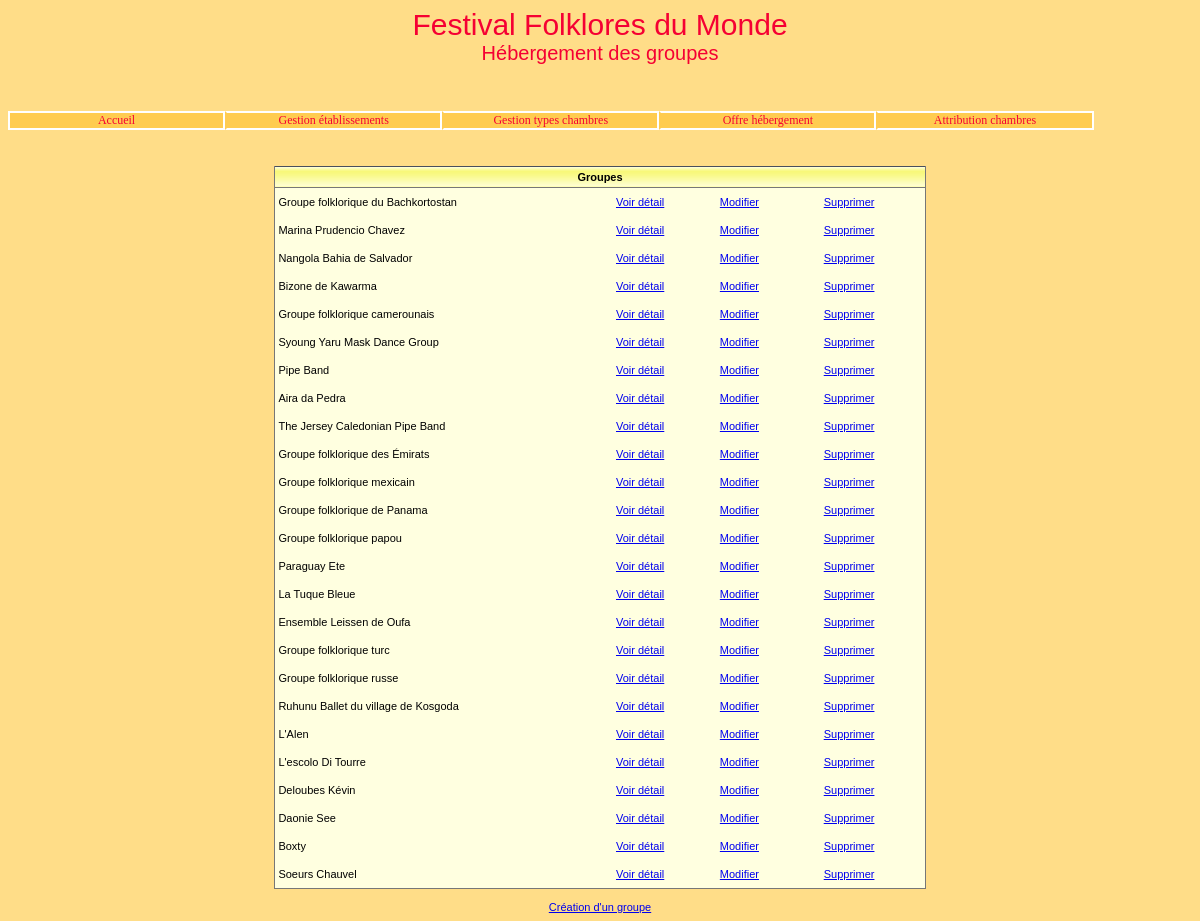
Page /cGestionGroupes.php on the committed database.
### tables this page shows
create table Groupe
(id char(4) not null, 
nom varchar(40) not null, 
identiteResponsable varchar(40) default null,
adressePostale varchar(120) default null,
nombrePersonnes integer not null, 
nomPays varchar(40) not null, 
hebergement char(1) not null,
constraint pk_Groupe primary key(id));

### gestionDonnees/_gestionBaseFonctionsCommunes.inc.php (called while the page is built, shortened)
<?php
function obtenirIdNomGroupesAHeberger($connexion) {
    $req = "SELECT id, nom FROM Groupe WHERE hebergement='O' ORDER BY id";
    $stmt = $connexion->prepare($req);
    $stmt->execute();
    return $stmt;
}
function existeAttributionsEtab($connexion, $id) {
    $req = "SELECT COUNT(*) FROM Attribution WHERE idEtab=?";
    $stmt = $connexion->prepare($req);
    $stmt->execute(array($id));
    return $stmt->fetchColumn();
}

### vues/GestionGroupes/vObtenirGroupe.php (the view, shortened to what this page needs)
<?php
include("_debut.inc.php");
echo "
<br>
<table width='55%' cellspacing='0' cellpadding='0' class='tabNonQuadrille'>
   <tr class='enTeteTabNonQuad'>
      <td colspan='4'><strong>Groupes</strong></td>
   </tr>";
$rsEtab = obtenirIdNomGroupesAHeberger($connexion);
while ($lgEtab = $rsEtab->fetch(PDO::FETCH_ASSOC)) {
    $id = $lgEtab['id'];
    $nom = $lgEtab['nom'];
    echo "
		<tr class='ligneTabNonQuad'>
         <td width='52%'>$nom</td>
         <td width='16%' align='center'>
         <a href='cGestionGroupes.php?action=detailGroupe&id=$id'>
         Voir détail</a></td>
         <td width='16%' align='center'>
         <a href='cGestionGroupes.php?action=demanderModifierGroupe&id=$id'>
         Modifier</a></td>";
    if (!existeAttributionsEtab($connexion, $id)) {
        echo "
            <td width='16%' align='center'>
            <a href='cGestionGroupes.php?action=demanderSupprimerGroupe&id=$id'>
            Supprimer</a></td>";
    } else {
        echo "
            <td width='16%'>&nbsp; </td>";
    }
    echo "
      </tr>";
}
echo "
</table>
<br>
<a href='cGestionGroupes.php?action=demanderCreerGroupe'>
Création d'un groupe</a >";
include("_fin.inc.php");

### css/cssGeneral.css (style rules this page uses)
.basePage { background-color:#FFDD88; color:black; font:11px Arial, Helvetica, sans-serif; }
td,tr,div,p { font:11px Arial, Helvetica, sans-serif; }
table.tabNonQuadrille { background-color:#FFFFC0; color:black; border-bottom:1px solid #777777; border-right:1px solid #777777; border-left:1px solid #777777; border-top:1px #777777; }
tr.enTeteTabNonQuad td { background-image:url('../images/xpBarre.jpg'); background-color:#FFFFC0; color:black; height:21px; text-align:center; border-bottom:1px solid #777777; }
tr.ligneTabNonQuad td { background-color:#FFFFE0; color:black; text-align:left; height:28px; padding-left:3px; }

### rows in the picture
groupe: nom "Groupe folklorique du Bachkortostan"
groupe: nom "Marina Prudencio Chavez"
groupe: nom "Nangola Bahia de Salvador"
groupe: nom "Bizone de Kawarma"
groupe: nom "Groupe folklorique camerounais"
groupe: nom "Syoung Yaru Mask Dance Group"
groupe: nom "Pipe Band"
groupe: nom "Aira da Pedra"
groupe: nom "The Jersey Caledonian Pipe Band"
groupe: nom "Groupe folklorique des Émirats"
groupe: nom "Groupe folklorique mexicain"
groupe: nom "Groupe folklorique de Panama"
groupe: nom "Groupe folklorique papou"
groupe: nom "Paraguay Ete"
groupe: nom "La Tuque Bleue"
groupe: nom "Ensemble Leissen de Oufa"
groupe: nom "Groupe folklorique turc"
groupe: nom "Groupe folklorique russe"
groupe: nom "Ruhunu Ballet du village de Kosgoda"
groupe: nom "L'Alen"
groupe: nom "L'escolo Di Tourre"
groupe: nom "Deloubes Kévin"
groupe: nom "Daonie See"
groupe: nom "Boxty"
groupe: nom "Soeurs Chauvel"

### other values in the picture
$nom "Accueil"
$nom "Gestion établissements Gestion types chambres Offre hébergement Attribution chambres"
